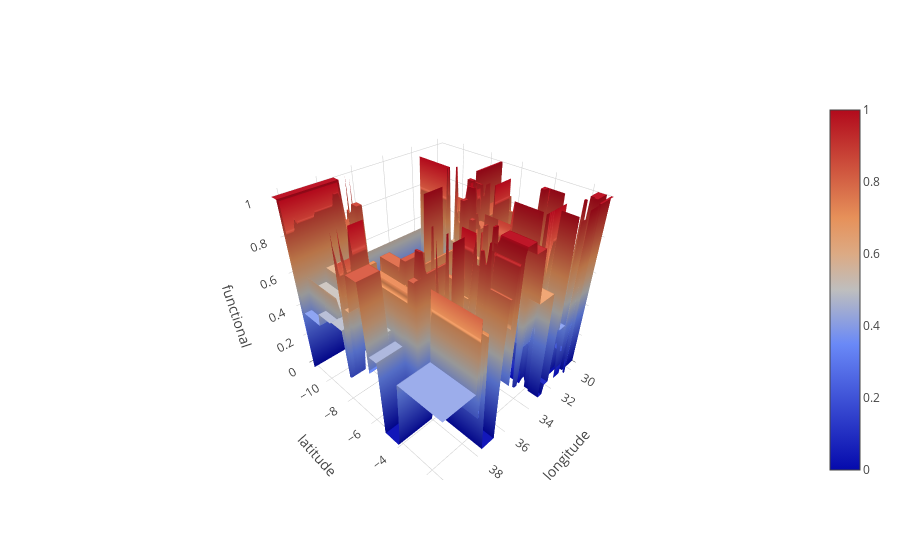

This figure's notebook cell:
### Code cell
viz3D(dt, train_location, ['longitude', 'latitude'], 'functional')
